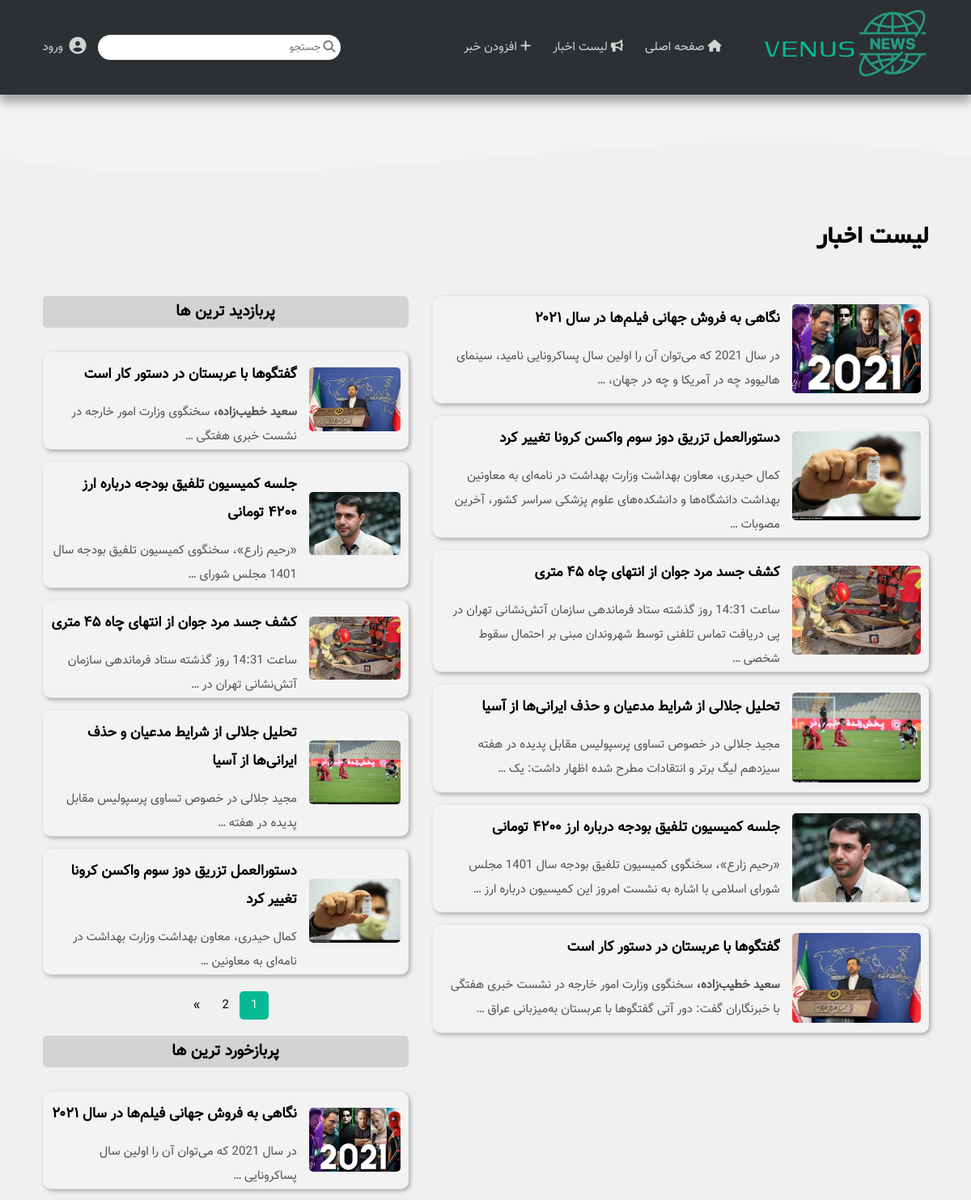
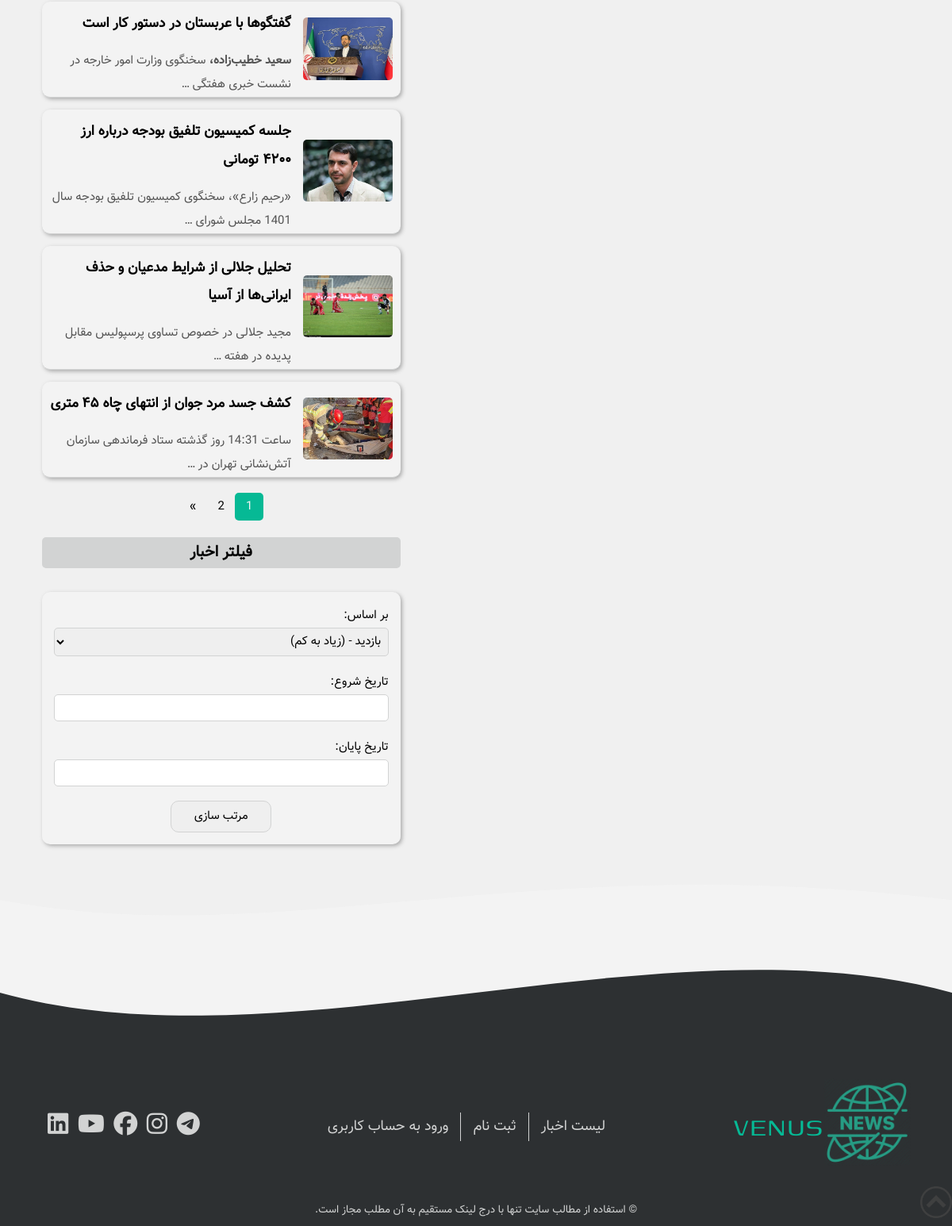
Page /news-list/ on the committed database (2 pictures, top to bottom).
### news/models.py (models this page shows, shortened)
class Post(models.Model):
    class Meta:
        verbose_name = "پست"
        verbose_name_plural = "پست ها"
        ordering = ('-date',)
    title = models.CharField(max_length=64, verbose_name="عنوان")
    image = models.ImageField(upload_to="news-images/", verbose_name="عکس")
    author = models.ForeignKey(User, on_delete=models.CASCADE, verbose_name="نویسنده")
    views = models.PositiveIntegerField(default=0, verbose_name="تعداد بازدید ها")
    promote = models.BooleanField(default=False, verbose_name="افزودن به اسلایدر")
    date = models.DateTimeField(auto_now_add=True, verbose_name="تاریخ")
    text = RichTextField(verbose_name="متن")

### news/views.py (the view)
# urls.py: path('news-list/', views.news_list_view, name="news-list"),
def news_list_view(request):
    posts = Post.objects.all()
    main_page_num = request.GET.get('main_page_num', 1)
    popular_comments_page_num = request.GET.get('popular_comments_page_num', 1)
    popular_view_page_num = request.GET.get('popular_view_page_num', 1)
    filter_form = FilterForm()
    main_posts = posts
    if request.GET.get("start_date") and request.GET.get("end_date"):
        start_date = request.GET.get("start_date")
        end_date = request.GET.get("end_date")
        main_posts = posts.filter(date__gte=start_date, date__lt=end_date)
    if request.GET.get("choice_field") == "بازدید - (زیاد به کم)":
        main_posts = main_posts.order_by("-views")
    elif request.GET.get("choice_field") == "بازدید - (کم به زیاد)":
        main_posts = main_posts.order_by("views")
    elif request.GET.get("choice_field") == "تاریخ - (جدید به قدیم)":
        main_posts = main_posts.order_by("-date")
    elif request.GET.get("choice_field") == "تاریخ - (قدیم به جدید)":
        main_posts = main_posts.order_by("date")
    context = {
        "popular_posts_view": pagination(posts.order_by('views'), 5, popular_view_page_num),
        "popular_posts_comments": pagination(posts.annotate(num=Count("comments")).order_by("-num"), 5,
                                             popular_comments_page_num),
        "main_posts": pagination(main_posts, 10, main_page_num),
        "filter_form": filter_form
    }
    return render(request, "news/news-list.html", context)

### news/forms.py
class FilterForm(forms.Form):
    choice_field = forms.ChoiceField(choices=filter_choices, required=False, label="بر اساس",
                                     widget=forms.Select(attrs={"class": "filter-input"}))
    start_date = forms.DateField(required=False, label="تاریخ شروع",
                                 widget=forms.DateInput(attrs={"class": "filter-input"}))
    end_date = forms.DateField(required=False, label="تاریخ پایان",
                               widget=forms.DateInput(attrs={"class": "filter-input"}))

### news/utils.py (called while the page is built)
def pagination(posts, pages, page_num):
    paginator = Paginator(posts, pages)
    try:
        result = paginator.page(page_num)
    except PageNotAnInteger:
        result = paginator.page(1)
    except EmptyPage:
        result = paginator.page(paginator.num_pages)
    return result

### news/templates/news/news-list.html (shortened to what this page needs)
{% extends 'news/layout.html' %}
{% block title %}لیست اخبار{% endblock %}
{% block main_posts %}
    {% if main_posts %}
        {% for post in main_posts %}
            <article class="card">
                <div class="card-image-container">
                    <a href="/news-details/{{ post.id }}/"><img src="{{ post.image.url }}"
                                                                title="{{ post.title }}"/></a>
                </div>
                <div class="card-text-side">
                    <a href="/news-details/{{ post.id }}/" class="card-title"><h3>{{ post.title }}</h3></a>
                    <a href="/news-details/{{ post.id }}/" class="card-text"><p>
                        {{ post.text|truncatewords:20 | safe }}
                    </p></a>
                </div>
            </article>
        {% endfor %}
    {% endif %}
{% endblock %}
{% block filter_title %}
    فیلتر اخبار
{% endblock %}
{% block filter %}
    <form class="filter-form" action="{% url 'news-list' %}" method="GET">
        {{ filter_form }}
        <input type="submit" id="filter-submit" value="مرتب سازی">
    </form>
{% endblock %}
{% block side_title_1 %}
    پربازدید ترین ها
{% endblock %}
{% block side_posts_1 %}
    {% if popular_posts_view %}
        {% for post in popular_posts_view %}
            <article class="card">
                <div class="card-image-container">
                    <a href="/news-details/{{ post.id }}/"><img src="{{ post.image.url }}"
                                                                title="{{ post.title }}"/></a>
                </div>
                <div class="card-text-side">
                    <a href="/news-details/{{ post.id }}/" class="card-title"><h3>{{ post.title }}</h3></a>
                    <a href="/news-details/{{ post.id }}/" class="card-text"><p>
                        {{ post.text|truncatewords:10 | safe }}
                    </p></a>
                </div>
            </article>
        {% endfor %}
    {% endif %}
    <div>
        {% if popular_posts_view.has_other_pages %}
            <ul class="pagination">
                {% for i in popular_posts_view.paginator.page_range %}
                    {% if popular_posts_view.number == i %}
                        <li class="active-pag"><span>{{ i }}</span></li>
                    {% else %}
                        <li><a href="?popular_view_page_num={{ i }}">{{ i }}</a></li>
                    {% endif %}
                {% endfor %}
                {% if popular_posts_view.has_next %}
                    <li><a href="?popular_view_page_num={{ popular_posts_view.next_page_number }}">&raquo;</a>
                    </li>
                {% else %}
                    <li class="disabled"><span>&raquo;</span></li>
                {% endif %}
            </ul>
        {% endif %}
    </div>
{% endblock %}
{% block side_title_2 %}
    پربازخورد ترین ها
{% endblock %}
{% block side_posts_2 %}
    {% if popular_posts_comments %}
        {% for post in popular_posts_comments %}
            <article class="card">
                <div class="card-image-container">
                    <a href="/news-details/{{ post.id }}/"><img src="{{ post.image.url }}"
                                                                title="{{ post.title }}"/></a>
                </div>
                <div class="card-text-side">
                    <a href="/news-details/{{ post.id }}/" class="card-title"><h3>{{ post.title }}</h3></a>
                    <a href="/news-details/{{ post.id }}/" class="card-text"><p>
                        {{ post.text|truncatewords:10 | safe }}
                    </p></a>
                </div>
            </article>
        {% endfor %}
    {% endif %}
    <div>
        {% if popular_posts_comments.has_other_pages %}
            <ul class="pagination">
                {% for i in popular_posts_comments.paginator.page_range %}
                    {% if popular_posts_comments.number == i %}
                        <li class="active-pag"><span>{{ i }}</span></li>
                    {% else %}
                        <li><a href="?popular_comments_page_num={{ i }}">{{ i }}</a></li>
                    {% endif %}
                {% endfor %}
                {% if popular_posts_comments.has_next %}
                    <li>
                        <a href="?popular_comments_page_num={{ popular_posts_comments.next_page_number }}">&raquo;</a>
                    </li>
                {% else %}
                    <li class="disabled"><span>&raquo;</span></li>
                {% endif %}
            </ul>
        {% endif %}
    </div>
{% endblock %}

### news/static/news/css/main.css (style rules this page uses)
:root { --primary-color: #06b995; --secondary-color: #d2d3d3; --tertialy-color: #aaaaaa; --light-color: #f3f3f3; --dark-color: #2d3032; --max-width: 1400px; --font-vazir: "Vazir", Arial, Helvetica, sans-serif; --font-genos: "Genos", Arial, Helvetica, sans-serif; --font-yekan: "Yekan", Arial, Helvetica, sans-serif; }
html { font-size: 15px; }
* { margin: 0; padding: 0; box-sizing: border-box; }
body { font-family: var(--font-vazir); line-height: 2; background: var(--light-color); }
ul { list-style: none; }
img { width: 100%; height: 100%; border-radius: 5px; }
a { text-decoration: none; }
.card { grid-column: span 3; display: grid; grid-template-columns: repeat(5, 1fr); grid-gap: 1rem; border: 1px solid var(--secondary-color); padding: 10px; margin-bottom: 1rem; border-radius: 10px; box-shadow: 2px 2px 5px var(--tertialy-color); transition: all 0.5s; }
.card-image-container { position: relative; grid-column: span 2; }
.card-text-side { grid-column: span 3; }
.card-title { display: inline-block; color: #000; margin-bottom: 1rem; transition: color 0.5s; }
.card-text { font-size: 0.9rem; color: #545454; transition: color 0.5s; }
.main-container .card { border: none; border-bottom: 1px solid var(--secondary-color); background-color: var(--light-color); align-items: start; grid-template-columns: repeat(7, 1fr); padding-bottom: 0; }
.main-container .card-text { font-size: 1rem; }
.main-container .card-image-container { grid-column: span 2; align-self: center; }
.main-container .card-text-side { grid-column: span 5; }
.pagination { display: flex; justify-content: center; margin: 1.5rem 0; }
.pagination .active-pag span { padding: 0.4rem 0.9rem; background-color: var(--primary-color); color: var(--light-color); border-radius: 5px; }
.pagination a { color: black; padding: 0.4rem 0.9rem; text-decoration: none; }
.filter-form { display: flex; flex-direction: column; padding: 1rem; background-color: var(--light-color); margin-bottom: 1.5rem; box-shadow: 2px 2px 5px var(--tertialy-color); border-radius: 10px; transition: all 0.5s; }
.filter-input { padding: 0.3rem; font-size: 1rem; font-family: var(--font-vazir); border: 1px solid var(--secondary-color); border-radius: 5px; margin-bottom: 1.2rem; }
#filter-submit { padding: 0.5rem; font-size: 1rem; font-family: var(--font-vazir); border: 1px solid var(--secondary-color); border-radius: 10px; cursor: pointer; width: 30%; align-self: center; transition: 0.5s all; }

### rows in the picture
Post: image (picture), title "نگاهی به فروش جهانی فیلم‌ها در سال ۲۰۲۱", text "در سال 2021 که می‌توان آن را اولین سال پساکرونایی نامید، سینمای هالیوود چه در آمریکا و چه در جهان، …", text "در سال 2021 که می‌توان آن را اولین سال پساکرونایی …"
Post: image (picture), title "دستورالعمل تزریق دوز سوم واکسن کرونا تغییر کرد", text "کمال حیدری، معاون بهداشت وزارت بهداشت در نامه‌ای به معاونین بهداشت دانشگاه‌ها و دانشکده‌های علوم پزشکی سراسر کشور، آخرین مصوبات …", text "کمال حیدری، معاون بهداشت وزارت بهداشت در نامه‌ای به معاونین …"
Post: image (picture), title "کشف جسد مرد جوان از انتهای چاه ۴۵ متری", text "ساعت 14:31 روز گذشته ستاد فرماندهی سازمان آتش‌نشانی تهران در پی دریافت تماس تلفنی توسط شهروندان مبنی بر احتمال سقوط شخصی …", text "ساعت 14:31 روز گذشته ستاد فرماندهی سازمان آتش‌نشانی تهران در …"
Post: image (picture), title "تحلیل جلالی از شرایط مدعیان و حذف ایرانی‌ها از آسیا", text "مجید جلالی در خصوص تساوی پرسپولیس مقابل پدیده در هفته سیزدهم لیگ برتر و انتقادات مطرح شده اظهار داشت: یک …", text "مجید جلالی در خصوص تساوی پرسپولیس مقابل پدیده در هفته …"
Post: image (picture), title "جلسه کمیسیون تلفیق بودجه درباره ارز ۴۲۰۰ تومانی", text "«رحیم زارع»، سخنگوی کمیسیون تلفیق بودجه سال 1401 مجلس شورای اسلامی با اشاره به نشست امروز این کمیسیون درباره ارز …", text "«رحیم زارع»، سخنگوی کمیسیون تلفیق بودجه سال 1401 مجلس شورای …"
Post: image (picture), title "گفتگوها با عربستان در دستور کار است", text "سعید خطیب‌زاده، سخنگوی وزارت امور خارجه در نشست خبری هفتگی با خبرنگاران گفت: دور آتی گفتگوها با عربستان به‌میزبانی عراق …", text "سعید خطیب‌زاده، سخنگوی وزارت امور خارجه در نشست خبری هفتگی …"

### other values in the picture
{{ i }} "1"
{{ i }} "2"
